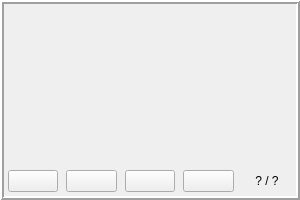
<?xml version="1.0" encoding="UTF-8"?>
<ui version="4.0">
 <class>Crypt</class>
 <widget class="QFrame" name="Crypt">
  <property name="geometry">
   <rect>
    <x>0</x>
    <y>0</y>
    <width>300</width>
    <height>200</height>
   </rect>
  </property>
  <property name="minimumSize">
   <size>
    <width>200</width>
    <height>200</height>
   </size>
  </property>
  <property name="maximumSize">
   <size>
    <width>300</width>
    <height>200</height>
   </size>
  </property>
  <property name="windowTitle">
   <string>Frame</string>
  </property>
  <property name="styleSheet">
   <string notr="true">Crypt
{
     border-width: 1px;
     border-style: solid;
     border-radius: 4px;
}</string>
  </property>
  <property name="frameShape">
   <enum>QFrame::Box</enum>
  </property>
  <property name="frameShadow">
   <enum>QFrame::Raised</enum>
  </property>
  <property name="lineWidth">
   <number>2</number>
  </property>
  <layout class="QVBoxLayout" name="verticalLayout">
   <property name="spacing">
    <number>0</number>
   </property>
   <property name="leftMargin">
    <number>0</number>
   </property>
   <property name="topMargin">
    <number>0</number>
   </property>
   <property name="rightMargin">
    <number>0</number>
   </property>
   <property name="bottomMargin">
    <number>0</number>
   </property>
   <item>
    <widget class="QFrame" name="framePicture">
     <property name="styleSheet">
      <string notr="true">#framePicture{
	background-image: url(&quot;:/icons/Crypt_back.png&quot;);
	background-repeat: no-repeat;
	background-position: center center;
}</string>
     </property>
     <property name="frameShape">
      <enum>QFrame::NoFrame</enum>
     </property>
     <property name="frameShadow">
      <enum>QFrame::Plain</enum>
     </property>
     <property name="lineWidth">
      <number>0</number>
     </property>
     <layout class="QVBoxLayout" name="verticalLayout_2">
      <property name="spacing">
       <number>0</number>
      </property>
      <property name="leftMargin">
       <number>0</number>
      </property>
      <property name="topMargin">
       <number>0</number>
      </property>
      <property name="rightMargin">
       <number>0</number>
      </property>
      <property name="bottomMargin">
       <number>0</number>
      </property>
      <item>
       <spacer name="verticalSpacer">
        <property name="orientation">
         <enum>Qt::Vertical</enum>
        </property>
        <property name="sizeHint" stdset="0">
         <size>
          <width>20</width>
          <height>296</height>
         </size>
        </property>
       </spacer>
      </item>
     </layout>
    </widget>
   </item>
   <item>
    <widget class="QFrame" name="frameButtons">
     <property name="frameShape">
      <enum>QFrame::NoFrame</enum>
     </property>
     <property name="frameShadow">
      <enum>QFrame::Plain</enum>
     </property>
     <property name="lineWidth">
      <number>0</number>
     </property>
     <layout class="QHBoxLayout" name="frameButtonsLayout">
      <property name="spacing">
       <number>8</number>
      </property>
      <property name="leftMargin">
       <number>4</number>
      </property>
      <property name="topMargin">
       <number>4</number>
      </property>
      <property name="rightMargin">
       <number>4</number>
      </property>
      <property name="bottomMargin">
       <number>4</number>
      </property>
      <item>
       <widget class="QPushButton" name="pbDraw">
        <property name="text">
         <string/>
        </property>
        <property name="icon">
         <iconset resource="../res.qrc">
          <normaloff>:/icons/draw.png</normaloff>:/icons/draw.png</iconset>
        </property>
        <property name="iconSize">
         <size>
          <width>24</width>
          <height>24</height>
         </size>
        </property>
       </widget>
      </item>
      <item>
       <widget class="QPushButton" name="pbBrowse">
        <property name="text">
         <string/>
        </property>
        <property name="icon">
         <iconset resource="../res.qrc">
          <normaloff>:/icons/browse.png</normaloff>:/icons/browse.png</iconset>
        </property>
        <property name="iconSize">
         <size>
          <width>24</width>
          <height>24</height>
         </size>
        </property>
       </widget>
      </item>
      <item>
       <widget class="QPushButton" name="pbBurn">
        <property name="text">
         <string/>
        </property>
        <property name="icon">
         <iconset resource="../res.qrc">
          <normaloff>:/icons/burn.png</normaloff>:/icons/burn.png</iconset>
        </property>
        <property name="iconSize">
         <size>
          <width>24</width>
          <height>24</height>
         </size>
        </property>
       </widget>
      </item>
      <item>
       <widget class="QPushButton" name="pbShuffle">
        <property name="text">
         <string/>
        </property>
        <property name="icon">
         <iconset resource="../res.qrc">
          <normaloff>:/icons/shuffle.png</normaloff>:/icons/shuffle.png</iconset>
        </property>
        <property name="iconSize">
         <size>
          <width>24</width>
          <height>24</height>
         </size>
        </property>
       </widget>
      </item>
      <item>
       <widget class="QLabel" name="CardCount">
        <property name="text">
         <string>? / ?</string>
        </property>
        <property name="alignment">
         <set>Qt::AlignCenter</set>
        </property>
       </widget>
      </item>
     </layout>
    </widget>
   </item>
  </layout>
 </widget>
 <resources>
  <include location="../res.qrc"/>
 </resources>
 <connections/>
</ui>
